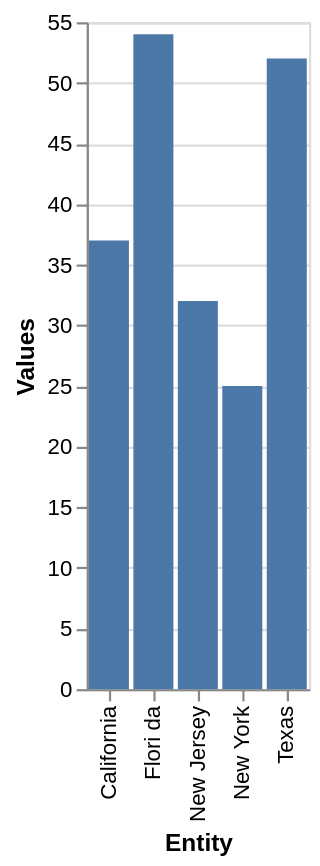

This figure's Vega-Lite source:
### Vega-Lite specification from a JSON file in a GitHub repository (floating-point values rounded to 4 significant figures)
{"$schema": "https://vega.github.io/schema/vega-lite/v5.json", "description": "Bar chart auto-generated from CSV", "data": {"values": [{"Entity": "New York", "Values": "25.0"}, {"Entity": "New Jersey", "Values": "32.0"}, {"Entity": "California", "Values": "37.0"}, {"Entity": "Texas", "Values": "52.0"}, {"Entity": "Flori da", "Values": "54.0"}]}, "mark": "bar", "encoding": {"x": {"field": "Entity", "type": "ordinal"}, "y": {"field": "Values", "type": "quantitative"}}}
